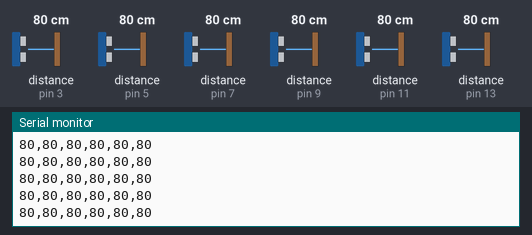
The sketch below on a simulated Arduino Uno, built with avr-gcc and run on an emulated ATmega328P. Shown: the last lines printed to the serial monitor. Wiring (inferred from the names in the program): 6 × ultrasonic range finder: trigger pin 2, echo pin 3 / trigger pin 4, echo pin 5 / trigger pin 6, echo pin 7 / trigger pin 8, echo pin 9 / trigger pin 10, echo pin 11 / trigger pin 12, echo pin 13. The inputs (shaded band) are chosen by the test bench; at power-on: distance to the obstacle (sensors on pin 3, pin 5, pin 7, pin 9, pin 11, pin 13) 80 cm. The echo pulse lasts 58.3 µs per cm.

Above: at 1.2 s.
1.3 s: distance to the obstacle (sensor on pin 3) set to 18 cm
At 2.3 s:
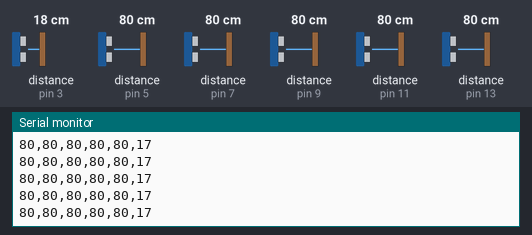
4.3 s: distance to the obstacle (sensor on pin 5) set to 2 cm
At 4.8 s:
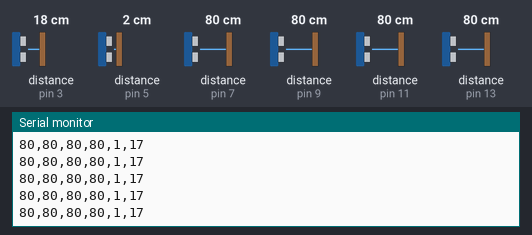
7.3 s: distance to the obstacle (sensor on pin 7) set to 9 cm
At 7.8 s:
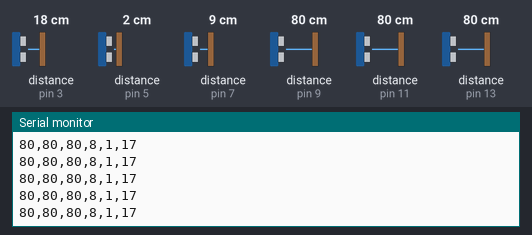
10.3 s: distance to the obstacle (sensor on pin 5) set to 18 cm
At 11.0 s:
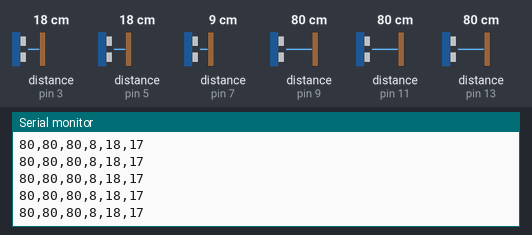
13.3 s: distance to the obstacle (sensor on pin 9) set to 2 cm
At 14.4 s:
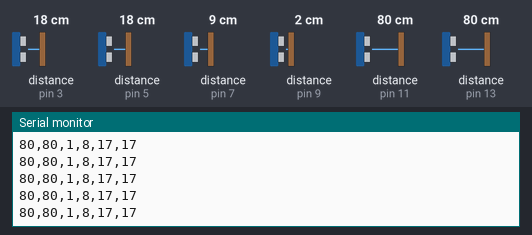
16.3 s: distance to the obstacle (sensor on pin 11) set to 2 cm
At 16.8 s:
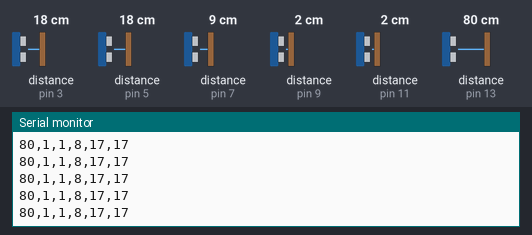
Timing chart, 0 to 18.8 s (numbered marks = the images above; inputs shaded):
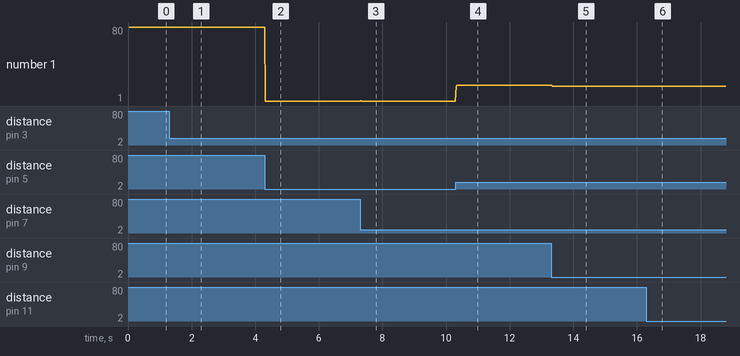

The sketch:

usArray_v5_p1.ino
```cpp
//define pins

#define c_trig 12
#define c_echo 13
#define fl_trig 10
#define fl_echo 11
#define fr_trig 8
#define fr_echo 9
#define l_trig 6
#define l_echo 7
#define r_trig 4
#define r_echo 5
#define b_trig 2
#define b_echo 3
#define d_trig A0
#define d_echo A1

int usMeasure (int trigPin, int echoPin) {
  long duration =0 , distance = 0;
  long tStart = 0, tEnd = 0;
  int timeout = 50000;

  //reset pin
  digitalWrite(trigPin, LOW);
  delayMicroseconds(2);
  //send out a pulse
  digitalWrite(trigPin, HIGH);
  delayMicroseconds(10); // Added this line
  digitalWrite(trigPin, LOW);

  //measure pulse
  tStart = micros();
  duration = pulseIn(echoPin, HIGH, 50000);
  tEnd = micros();

  //Serial.print("measured");
  if (tEnd-tStart < 50000) {
    distance = duration/58;
    if (distance > 200) {
      distance = 200;
    }
  } else {
    distance = 250;
  }
  //Serial.print(distance);
  return distance;
}

void setup() {
  Serial.begin (19200);
  pinMode(c_trig, OUTPUT);
  pinMode(c_echo, INPUT);
  pinMode(fl_trig, OUTPUT);
  pinMode(fl_echo, INPUT);
  pinMode(fr_trig, OUTPUT);
  pinMode(fr_echo, INPUT);
  pinMode(l_trig, OUTPUT);
  pinMode(l_echo, INPUT);
  pinMode(r_trig, OUTPUT);
  pinMode(r_echo, INPUT);
  pinMode(b_trig, OUTPUT);
  pinMode(b_echo, INPUT);
}

void loop() {
  int usArray[6];
  long tStart = micros();
  long tEnd = 0;
  int i = 0;
  //Serial.print("starting");

  usArray[0] = usMeasure(c_trig, c_echo);
  usArray[3] = usMeasure(l_trig, l_echo);
  usArray[4] = usMeasure(r_trig, r_echo);
  usArray[1] = usMeasure(fl_trig, fl_echo);
  usArray[5] = usMeasure(b_trig, b_echo);
  usArray[2] = usMeasure(fr_trig, fr_echo);

   //Serial.print(usArray[0]);
   //Serial.print(usArray[1]);
   //Serial.println("end");
  for (i=0; i<6; i++) {
    Serial.print(usArray[i]);
    if (i != 5) {
      Serial.print(',');
    }
  }
  tEnd = micros();
  //Serial.print("execution time (micros)- ");
  //Serial.println(tEnd - tStart);
  Serial.print('\n');
  //delay(50);
}
```

Measured:
- after the input at 1.3 s, the serial monitor: prints a new line at once (image 1)
- after the input at 4.3 s, the serial monitor: prints a new line at once (image 2)
- after the input at 7.3 s, the serial monitor: prints a new line at once (image 3)
- after the input at 10.3 s, the serial monitor: prints a new line at once (image 4)
- after the input at 13.3 s, the serial monitor: prints a new line at once (image 5)
- after the input at 16.3 s, the serial monitor: prints a new line at once (image 6)
- plotted number 1: 80 → 1 after the input at 4.3 s, 1 → 18 after the input at 10.3 s
